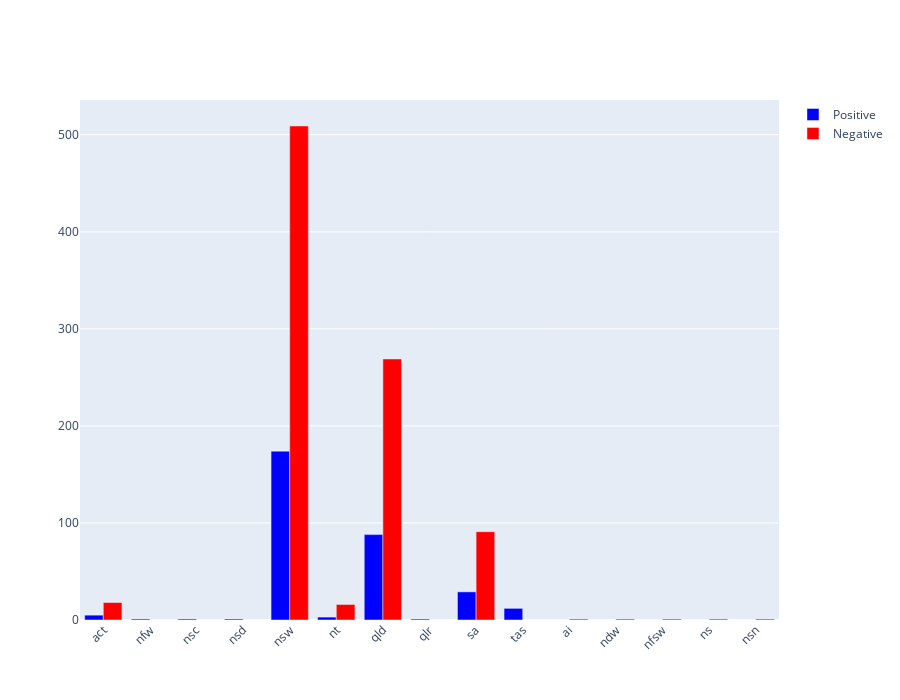

The code cell stored with this chart in its notebook:
### Code cell
fig = go.Figure()

df_positive = data_comb_group[data_comb_group['pcr']=='Positive'].groupby('state',as_index=False)['patient_id'].sum()
df_negative = data_comb_group[data_comb_group['pcr']=='Negative'].groupby('state',as_index=False)['patient_id'].sum()
fig.add_trace(go.Bar(name='Positive', x=df_positive['state'][:10], y=df_positive['patient_id'][:10] ,marker_color='blue', marker={'color': df_positive['patient_id'][:10], 
    'colorscale': 'blues'}, textposition = "outside",))
fig.add_trace(go.Bar(name='Negative', x=df_negative['state'][:10], y=df_negative['patient_id'][:10] ,marker_color='red', marker={'color': df_negative['patient_id'][:10], 
    'colorscale': 'blues'}, textposition = "outside",))

fig.update_layout(barmode='group', xaxis_tickangle=-45, height=700,title_x=0.5)
fig.show()

### Figure 1 — Plotly figure (JSON) as saved in the notebook; plotly's stock layout.template omitted (floating-point values rounded to 4 significant figures)
{"data": [{"marker": {"color": "blue", "colorscale": [[0, "rgb(247,251,255)"], [0.125, "rgb(222,235,247)"], [0.25, "rgb(198,219,239)"], [0.375, "rgb(158,202,225)"], [0.5, "rgb(107,174,214)"], [0.625, "rgb(66,146,198)"], [0.75, "rgb(33,113,181)"], [0.875, "rgb(8,81,156)"], [1, "rgb(8,48,107)"]]}, "name": "Positive", "textposition": "outside", "type": "bar", "x": ["act", "nfw", "nsc", "nsd", "nsw", "nt", "qld", "qlr", "sa", "tas"], "y": [5, 1, 1, 1, 174, 3, 88, 1, 29, 12]}, {"marker": {"color": "red", "colorscale": [[0, "rgb(247,251,255)"], [0.125, "rgb(222,235,247)"], [0.25, "rgb(198,219,239)"], [0.375, "rgb(158,202,225)"], [0.5, "rgb(107,174,214)"], [0.625, "rgb(66,146,198)"], [0.75, "rgb(33,113,181)"], [0.875, "rgb(8,81,156)"], [1, "rgb(8,48,107)"]]}, "name": "Negative", "textposition": "outside", "type": "bar", "x": ["act", "ai", "ndw", "nfsw", "ns", "nsn", "nsw", "nt", "qld", "sa"], "y": [18, 1, 1, 1, 1, 1, 509, 16, 269, 91]}], "layout": {"barmode": "group", "height": 700, "title": {"x": 0.5}, "xaxis": {"tickangle": -45}}}
